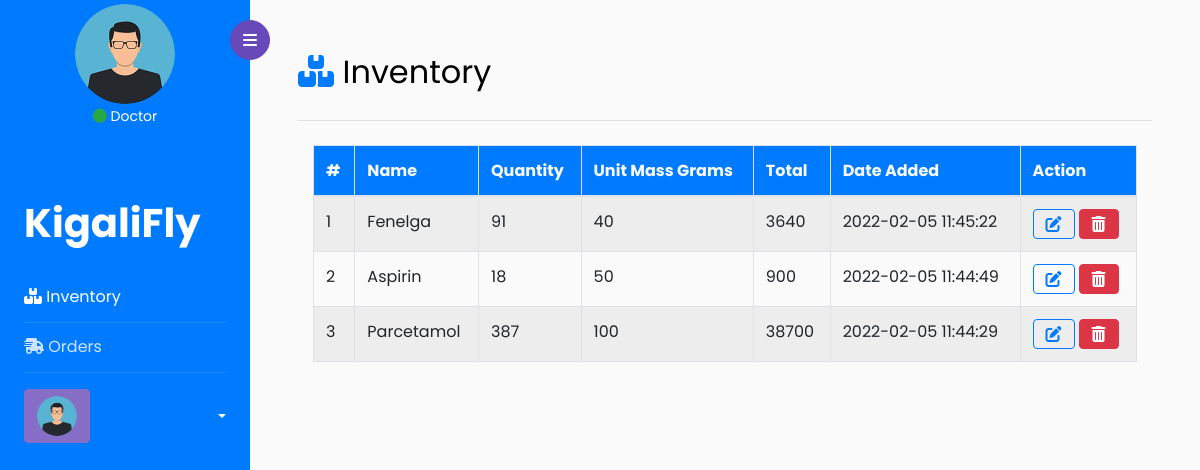
The page /operator/manage_products.php (signed in) on the database its author committed.
### tables this page shows
CREATE TABLE `products` (
  `prod_id` int(11) NOT NULL,
  `prod_name` varchar(100) DEFAULT NULL,
  `quantity` int(11) DEFAULT NULL,
  `gram_unit` int(11) NOT NULL,
  `total_mass_g` varchar(100) NOT NULL,
  `date_added` datetime NOT NULL DEFAULT current_timestamp(),
  `status` tinyint(4) NOT NULL DEFAULT 1
);

### operator/manage_products.php (the view, shortened to what this page needs)
<link rel="stylesheet" href="https://cdnjs.cloudflare.com/ajax/libs/datatables/1.10.21/css/jquery.dataTables.min.css">
<?php
include '../saver/db.php';
include_once '../header.php';
?>
<div id="content" class="p-2 p-md-5 pt-5">
    <h2 class="mb-4"><i class="fas fa-boxes text-primary"></i> Inventory</h2>
    <hr class="py-1">
    <div class="container-fluid">
        <div class="row">
            <div class="col-md-12">
                <table id="table-prod" class="table table-hover table-bordered table-striped">
                    <thead class="thead bg-primary text-light">
                        <tr>
                            <th scope="col">#</th>
                            <th scope="col">Name</th>
                            <th scope="col">Quantity</th>
                            <th scope="col">Unit Mass Grams</th>
                            <th scope="col">Total </th>
                            <th scope="col">Date Added</th>
                            <th scope="col">Action</th>
                        </tr>
                    </thead>
                    <tbody>
                        <?php
                            $sel = "SELECT * FROM products WHERE status = 1 ORDER BY prod_id DESC";
                            $que = $c->query($sel);
                            if ($que->num_rows > 0) {
                                $no = 1;
                                while ($row = $que->fetch_assoc()) {
                                    $id = $row['prod_id'];
                                    $pname = $row['prod_name'];
                                    $qua = $row['quantity'];
                                    $gram_unit = $row['gram_unit'];
                                    $total_mas = $row['total_mass_g'];
                                    $date = $row['date_added'];
                                    $update = '<a href="update.php?id='.$id.'&n='.$pname.'&q='.$qua.'&gu='.$gram_unit.'" class="btn btn-outline-primary mr-1"><i class="fas fa-edit"></i></a>';
                                    $delete = '<a href="delete.php?id='.$id.'" class="btn btn-danger"><i class="fas fa-trash-alt"></i></a>';
                                    ?>
                                        <tr>
                                            <td><?= $no++; ?></td>
                                            <td><?= $pname; ?></td>
                                            <td><?= $qua; ?></td>
                                            <td><?= $gram_unit; ?></td>
                                            <td><?= $total_mas; ?></td>
                                            <td><?= $date; ?></td>
                                            <td><?= $update . $delete; ?></td>
                                        </tr>
                                    <?php
                                }
                            }
                        ?>
                    </tbody>
                </table>
            </div>
        </div>
    </div>
</div>
</div>
</body>
</html>

### rows shown on the page
products: prod_name "Fenelga", quantity "91", gram_unit "40", total_mass_g "3640", date_added "2022-02-05 11:45:22"
products: prod_name "Aspirin", quantity "18", gram_unit "50", total_mass_g "900", date_added "2022-02-05 11:44:49"
products: prod_name "Parcetamol", quantity "387", gram_unit "100", total_mass_g "38700", date_added "2022-02-05 11:44:29"
